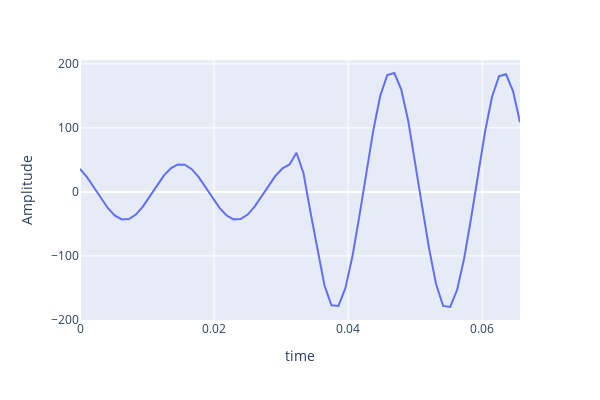
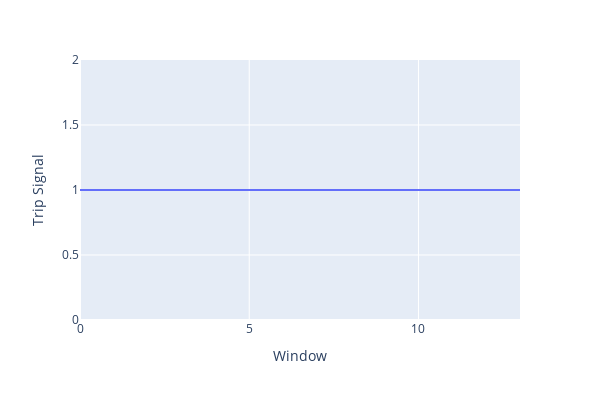

The notebook cell these images were saved under, in order:
### Code cell
window_idx = 56
sample_idx = (max_window_idx * event_idx) + window_idx


def update_fig(fig):
    fig.update_traces(line_color="#EEEEEE", line_width=2)
    fig.update_layout(
        paper_bgcolor="#222831",
        plot_bgcolor="#393E46",
        font_color="whitesmoke",
    )
    fig.update_xaxes(showgrid=True, gridwidth=1, gridcolor="#32E0C4")
    fig.update_yaxes(showgrid=True, gridwidth=1, gridcolor="#32E0C4")


signal, t = dataset.__getitem__(sample_idx, data_plot=True)
signal = np.copy(signal)
signal = signal.reshape((-1, 3))
signal = signal[:, 0]
t = np.copy(t)
print(type(t))
print(type(signal))
# print(f"Window index: {sample_df.query('indices == 196').index[0]}")
fig = px.line(
    x=t,
    y=signal,
    width=600,
    height=400,
    labels=dict(x="time", y="Amplitude"),
)
# update_fig(fig)x
fig.show()
fig = px.line(
    x=sample_df.index,
    y=sample_df["Pred label"],
    width=600,
    height=400,
    labels=dict(x="Window", y="Trip Signal"),
    line_shape="hv",
)
# update_fig(fig)
fig.show()

### Figure 1 — Plotly figure (JSON) as saved in the notebook; plotly's stock layout.template omitted (floating-point values rounded to 4 significant figures)
{"data": [{"hovertemplate": "time=%{x}<br>Amplitude=%{y}<extra></extra>", "legendgroup": "", "line": {"color": "#636efa", "dash": "solid"}, "marker": {"symbol": "circle"}, "mode": "lines", "name": "", "orientation": "v", "showlegend": false, "type": "scatter", "x": [0, 0.001042, 0.002083, 0.003125, 0.004167, 0.005208, 0.00625, 0.007292, 0.008334, 0.009375, 0.01042, 0.01146, 0.0125, 0.01354, 0.01458, 0.01563, 0.01667, 0.01771, 0.01875, 0.01979, 0.02083, 0.02188, 0.02292, 0.02396, 0.025, 0.02604, 0.02708, 0.02813, 0.02917, 0.03021, 0.03125, 0.03229, 0.03333, 0.03438, 0.03542, 0.03646, 0.0375, 0.03854, 0.03958, 0.04063, 0.04167, 0.04271, 0.04375, 0.04479, 0.04583, 0.04688, 0.04792, 0.04896, 0.05, 0.05104, 0.05208, 0.05313, 0.05417, 0.05521, 0.05625, 0.05729, 0.05833, 0.05938, 0.06042, 0.06146, 0.0625, 0.06354, 0.06458, 0.06563], "xaxis": "x", "y": [35.81, 23.04, 6.951, -9.969, -25.53, -37.0, -42.97, -42.53, -35.4, -23.1, -7.001, 10.07, 25.32, 36.86, 42.95, 42.42, 35.45, 23.15, 6.968, -10.02, -25.33, -36.87, -42.92, -42.4, -35.39, -23.1, -6.965, 10.01, 25.28, 36.82, 42.88, 61.13, 29.13, -31.75, -91.42, -145.8, -177.3, -178.1, -150.4, -101.0, -37.91, 30.79, 96.36, 150.4, 182.6, 185.7, 159.7, 110.9, 46.76, -23.3, -89.64, -144.8, -178.2, -179.8, -152.9, -104.0, -40.79, 28.1, 94.38, 148.7, 180.8, 183.8, 157.5, 108.7], "yaxis": "y"}], "layout": {"height": 400, "legend": {"tracegroupgap": 0}, "margin": {"t": 60}, "width": 600, "xaxis": {"anchor": "y", "domain": [0, 1], "title": {"text": "time"}}, "yaxis": {"anchor": "x", "domain": [0, 1], "title": {"text": "Amplitude"}}}}

### Figure 2 — Plotly figure (JSON) as saved in the notebook; plotly's stock layout.template omitted (floating-point values rounded to 4 significant figures)
{"data": [{"hovertemplate": "Window=%{x}<br>Trip Signal=%{y}<extra></extra>", "legendgroup": "", "line": {"color": "#636efa", "dash": "solid", "shape": "hv"}, "marker": {"symbol": "circle"}, "mode": "lines", "name": "", "orientation": "v", "showlegend": false, "type": "scatter", "x": [0, 1, 2, 3, 4, 5, 6, 7, 8, 9, 10, 11, 12, 13], "xaxis": "x", "y": [1, 1, 1, 1, 1, 1, 1, 1, 1, 1, 1, 1, 1, 1], "yaxis": "y"}], "layout": {"height": 400, "legend": {"tracegroupgap": 0}, "margin": {"t": 60}, "width": 600, "xaxis": {"anchor": "y", "domain": [0, 1], "title": {"text": "Window"}}, "yaxis": {"anchor": "x", "domain": [0, 1], "title": {"text": "Trip Signal"}}}}
